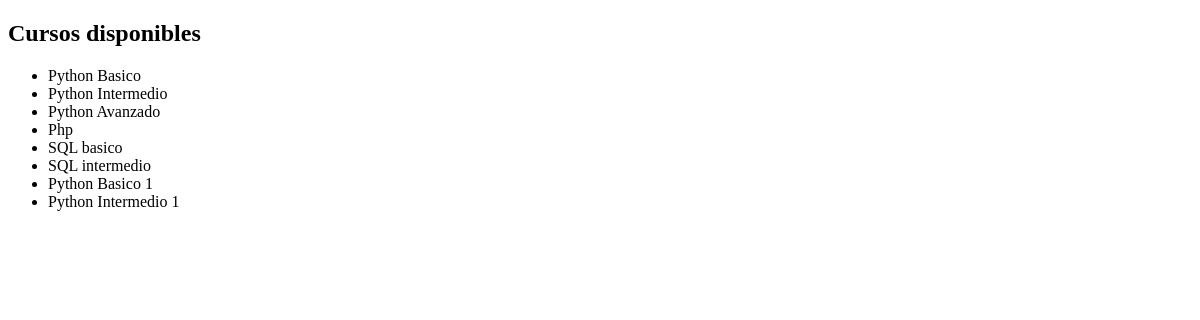
The app's page /app-coder/lista-cursos/, older data.
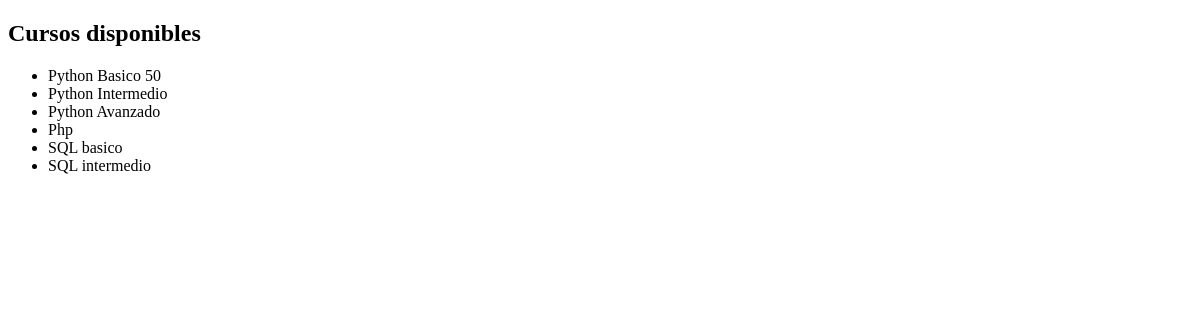
The same page, newer data.
### AppCoder/models.py (models this page shows, shortened)
class Curso(models.Model):
  nombre = models.CharField(max_length=50)
  camada = models.IntegerField()

### AppCoder/views.py (the view)
# urls.py: path('lista-cursos/', lista_cursos),
def lista_cursos(self):
    lista = Curso.objects.all()
    return render(self, "lista_cursos.html", {"lista_cursos": lista})

### AppCoder/templates/lista_cursos.html (shortened to what this page needs)
<!DOCTYPE html>
<html lang="en">
<head>
</head>
<body>
  <h2>Cursos disponibles</h2>
  <ul>
    {% for curso in lista_cursos %}
      <li>{{curso.nombre}}</li>
    {% endfor %}
  </ul>
</body>
</html>

Row changes from the older to the newer data that the page shows:
removed Curso: nombre "Python Basico 1"
removed Curso: nombre "Python Intermedio 1"
changed Curso: nombre "Python Basico" → "Python Basico 50"
